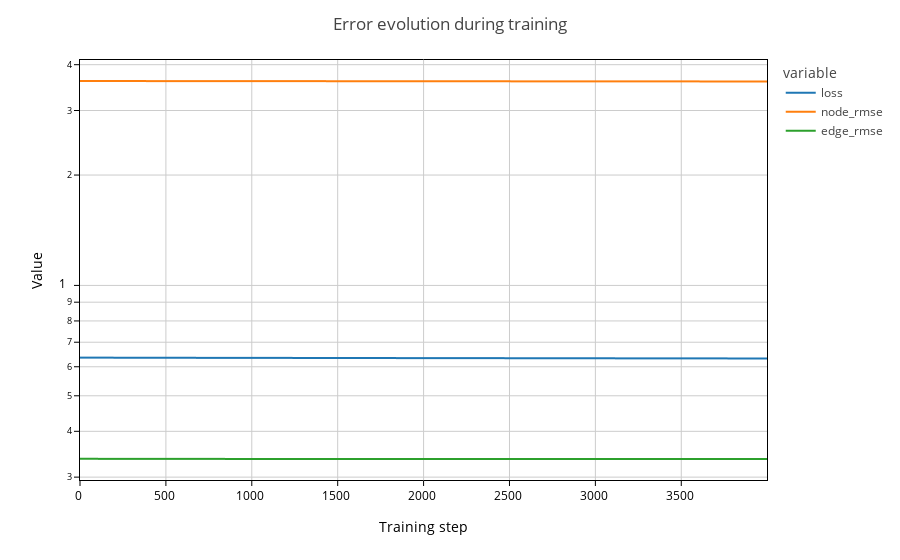

Here is the notebook cell this chart was saved with:
### Code cell
import pandas as pd

df = pd.DataFrame(
    np.array([losses, node_rmse, edge_rmse]).T,
    columns=["loss", "node_rmse", "edge_rmse"],
)

df.plot(backend="plotly").update_layout(
    yaxis_type="log", yaxis_showgrid=True, xaxis_showgrid=True
).update_layout(
    yaxis_title="Value",
    xaxis_title="Training step",
    title="Error evolution during training",
)

### Figure 1 — Plotly figure (JSON) as saved in the notebook; plotly's stock layout.template omitted (floating-point values rounded to 4 significant figures; data arrays with more than 128 entries replaced by an {"elided": "..."} marker saying what was removed)
{"data": [{"hovertemplate": "variable=loss<br>index=%{x}<br>value=%{y}<extra></extra>", "legendgroup": "loss", "line": {"color": "#1F77B4", "dash": "solid"}, "marker": {"symbol": "circle"}, "mode": "lines", "name": "loss", "showlegend": true, "type": "scattergl", "x": {"elided": "4000 int values"}, "xaxis": "x", "y": {"elided": "4000 float values"}, "yaxis": "y"}, {"hovertemplate": "variable=node_rmse<br>index=%{x}<br>value=%{y}<extra></extra>", "legendgroup": "node_rmse", "line": {"color": "#FF7F0E", "dash": "solid"}, "marker": {"symbol": "circle"}, "mode": "lines", "name": "node_rmse", "showlegend": true, "type": "scattergl", "x": {"elided": "4000 int values"}, "xaxis": "x", "y": {"elided": "4000 float values"}, "yaxis": "y"}, {"hovertemplate": "variable=edge_rmse<br>index=%{x}<br>value=%{y}<extra></extra>", "legendgroup": "edge_rmse", "line": {"color": "#2CA02C", "dash": "solid"}, "marker": {"symbol": "circle"}, "mode": "lines", "name": "edge_rmse", "showlegend": true, "type": "scattergl", "x": {"elided": "4000 int values"}, "xaxis": "x", "y": {"elided": "4000 float values"}, "yaxis": "y"}], "layout": {"legend": {"title": {"text": "variable"}, "tracegroupgap": 0}, "margin": {"t": 60}, "title": {"text": "Error evolution during training"}, "xaxis": {"anchor": "y", "domain": [0, 1], "showgrid": true, "title": {"text": "Training step"}}, "yaxis": {"anchor": "x", "domain": [0, 1], "showgrid": true, "title": {"text": "Value"}, "type": "log"}}}
